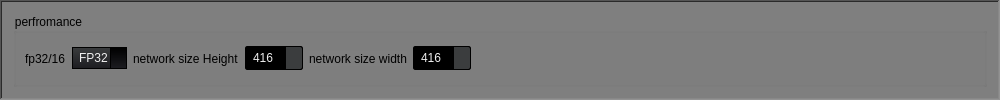
              <widget class="QFrame" name="frame_27">
               <property name="sizePolicy">
                <sizepolicy hsizetype="Preferred" vsizetype="Preferred">
                 <horstretch>0</horstretch>
                 <verstretch>0</verstretch>
                </sizepolicy>
               </property>
               <property name="minimumSize">
                <size>
                 <width>1000</width>
                 <height>0</height>
                </size>
               </property>
               <property name="maximumSize">
                <size>
                 <width>16777215</width>
                 <height>1677777</height>
                </size>
               </property>
               <property name="styleSheet">
                <string notr="true">background-color: rgb(127, 127, 127);
</string>
               </property>
               <property name="frameShape">
                <enum>QFrame::WinPanel</enum>
               </property>
               <property name="frameShadow">
                <enum>QFrame::Sunken</enum>
               </property>
               <layout class="QHBoxLayout" name="horizontalLayout_10">
                <item>
                 <widget class="QGroupBox" name="groupBox_14">
                  <property name="cursor">
                   <cursorShape>ArrowCursor</cursorShape>
                  </property>
                  <property name="title">
                   <string>perfromance</string>
                  </property>
                  <layout class="QHBoxLayout" name="horizontalLayout_6">
                   <item>
                    <widget class="QLabel" name="label_218">
                     <property name="maximumSize">
                      <size>
                       <width>16777215</width>
                       <height>15</height>
                      </size>
                     </property>
                     <property name="text">
                      <string>fp32/16</string>
                     </property>
                    </widget>
                   </item>
                   <item>
                    <widget class="QComboBox" name="fp_select_combobox">
                     <property name="sizePolicy">
                      <sizepolicy hsizetype="Fixed" vsizetype="Fixed">
                       <horstretch>0</horstretch>
                       <verstretch>0</verstretch>
                      </sizepolicy>
                     </property>
                     <property name="minimumSize">
                      <size>
                       <width>0</width>
                       <height>0</height>
                      </size>
                     </property>
                     <property name="styleSheet">
                      <string notr="true">				QComboBox
				{
					background-color: qlineargradient(spread:repeat, x1:1, y1:0, x2:1, y2:1, stop:0  rgb(59, 61, 62) /*bg_alt*/,stop:1 rgb(28, 28, 32) /*bg_prim*/);
					border: 1px solid #000;
					padding-left: 6px;
					color: rgb(238, 238, 238) /*txt*/;
					height: 20px;
				}
				QComboBox::disabled
				{
					background-color: #404040;
					color: #656565;
					border-color: rgb(0, 0, 0) /*bg_gen*/;
				}
				QComboBox:on
				{
					background-color: rgb(236, 157, 0) /*accent*/;
					color: rgb(28, 28, 28) /*txt_bg*/;
				}
				QComboBox QAbstractItemView
				{
					background-color: rgb(28, 28, 32) /*bg_prim*/;
					color: rgb(238, 238, 238) /*txt*/;
					border: 1px solid black;
					selection-background-color: rgb(236, 157, 0) /*accent*/;
					outline: 0;
				}
				QComboBox::drop-down
				{
					background-color: qlineargradient(spread:repeat, x1:1, y1:0, x2:1, y2:1, stop:0  rgb(0, 0, 0) /*bg_gen*/,stop:1 rgb(28, 28, 32) /*bg_prim*/);
					subcontrol-origin: padding;
					subcontrol-position: top right;
					width: 15px;
					border-left-width: 1px;
					border-left-color: black;
					border-left-style: solid; 
				}
				QComboBox::down-arrow
				{
					image: url(:/16x16/icons/16x16/down.gif);
					width: 8px;
					height: 8px;
				}</string>
                     </property>
                     <item>
                      <property name="text">
                       <string>FP32</string>
                      </property>
                     </item>
                     <item>
                      <property name="text">
                       <string>FP16</string>
                      </property>
                     </item>
                    </widget>
                   </item>
                   <item>
                    <widget class="QLabel" name="label_36">
                     <property name="maximumSize">
                      <size>
                       <width>16777215</width>
                       <height>15</height>
                      </size>
                     </property>
                     <property name="text">
                      <string>network size Height</string>
                     </property>
                    </widget>
                   </item>
                   <item>
                    <widget class="QSpinBox" name="network_height">
                     <property name="sizePolicy">
                      <sizepolicy hsizetype="Fixed" vsizetype="Fixed">
                       <horstretch>0</horstretch>
                       <verstretch>0</verstretch>
                      </sizepolicy>
                     </property>
                     <property name="maximumSize">
                      <size>
                       <width>16777215</width>
                       <height>16777215</height>
                      </size>
                     </property>
                     <property name="styleSheet">
                      <string notr="true">QSpinBox, QDoubleSpinBox, QDateTimeEdit {
    background-color: rgb(0, 0, 0) /*bg_gen*/;
    color: rgb(238, 238, 238) /*txt*/;
    border: 1px solid #000;
    padding: 3px;
    padding-left: 5px;
    border-radius: 2px;
}

QDoubleSpinBox::up-button, QSpinBox::up-button, QDateTimeEdit::up-button {
    border-top-right-radius: 2px;
    background-color: rgb(59, 61, 62) /*bg_alt*/;
    width: 16px;
    border-width: 1px;
}

QDoubleSpinBox::up-button:hover, QSpinBox::up-button:hover, QDateTimeEdit::up-button:hover {
    background-color: orange;
}

QDoubleSpinBox::up-button:pressed, QSpinBox::up-button:pressed, QDateTimeEdit::up-button:pressed {
    background-color: red;
}

QDoubleSpinBox::up-arrow, QSpinBox::up-arrow, QDateTimeEdit::up-arrow {
    image: url(:/16x16/icons/16x16/up.gif);
    width: 7px;
    height: 7px;
}

QDoubleSpinBox::down-button, QSpinBox::down-button, QDateTimeEdit::down-button {
    border-bottom-right-radius: 2px;
    background-color: rgb(59, 61, 62) /*bg_alt*/;
    width: 16px;
    border-width: 1px;
}

QDoubleSpinBox::down-button:hover, QSpinBox::down-button:hover, QDateTimeEdit::down-button:hover {
    background-color: orange;
}

QDoubleSpinBox::down-button:pressed, QSpinBox::down-button:pressed, QDateTimeEdit::down-button:pressed {
    background-color: red;
}

QDoubleSpinBox::down-arrow, QSpinBox::down-arrow, QDateTimeEdit::down-arrow {
    image: url(:/16x16/icons/16x16/down.gif);
    width: 7px;
    height: 7px;
}</string>
                     </property>
                     <property name="minimum">
                      <number>32</number>
                     </property>
                     <property name="maximum">
                      <number>5000</number>
                     </property>
                     <property name="singleStep">
                      <number>32</number>
                     </property>
                     <property name="value">
                      <number>416</number>
                     </property>
                    </widget>
                   </item>
                   <item>
                    <widget class="QLabel" name="label_37">
                     <property name="sizePolicy">
                      <sizepolicy hsizetype="Fixed" vsizetype="Fixed">
                       <horstretch>0</horstretch>
                       <verstretch>0</verstretch>
                      </sizepolicy>
                     </property>
                     <property name="maximumSize">
                      <size>
                       <width>16777215</width>
                       <height>15</height>
                      </size>
                     </property>
                     <property name="text">
                      <string>network size width</string>
                     </property>
                    </widget>
                   </item>
                   <item>
                    <widget class="QSpinBox" name="network_width">
                     <property name="sizePolicy">
                      <sizepolicy hsizetype="Fixed" vsizetype="Fixed">
                       <horstretch>0</horstretch>
                       <verstretch>0</verstretch>
                      </sizepolicy>
                     </property>
                     <property name="maximumSize">
                      <size>
                       <width>16777215</width>
                       <height>16777215</height>
                      </size>
                     </property>
                     <property name="baseSize">
                      <size>
                       <width>416</width>
                       <height>416</height>
                      </size>
                     </property>
                     <property name="styleSheet">
                      <string notr="true">QSpinBox, QDoubleSpinBox, QDateTimeEdit {
    background-color: rgb(0, 0, 0) /*bg_gen*/;
    color: rgb(238, 238, 238) /*txt*/;
    border: 1px solid #000;
    padding: 3px;
    padding-left: 5px;
    border-radius: 2px;
}

QDoubleSpinBox::up-button, QSpinBox::up-button, QDateTimeEdit::up-button {
    border-top-right-radius: 2px;
    background-color: rgb(59, 61, 62) /*bg_alt*/;
    width: 16px;
    border-width: 1px;
}

QDoubleSpinBox::up-button:hover, QSpinBox::up-button:hover, QDateTimeEdit::up-button:hover {
    background-color: orange;
}

QDoubleSpinBox::up-button:pressed, QSpinBox::up-button:pressed, QDateTimeEdit::up-button:pressed {
    background-color: red;
}

QDoubleSpinBox::up-arrow, QSpinBox::up-arrow, QDateTimeEdit::up-arrow {
    image: url(:/16x16/icons/16x16/up.gif);
    width: 7px;
    height: 7px;
}

QDoubleSpinBox::down-button, QSpinBox::down-button, QDateTimeEdit::down-button {
    border-bottom-right-radius: 2px;
    background-color: rgb(59, 61, 62) /*bg_alt*/;
    width: 16px;
    border-width: 1px;
}

QDoubleSpinBox::down-button:hover, QSpinBox::down-button:hover, QDateTimeEdit::down-button:hover {
    background-color: orange;
}

QDoubleSpinBox::down-button:pressed, QSpinBox::down-button:pressed, QDateTimeEdit::down-button:pressed {
    background-color: red;
}

QDoubleSpinBox::down-arrow, QSpinBox::down-arrow, QDateTimeEdit::down-arrow {
    image: url(:/16x16/icons/16x16/down.gif);
    width: 7px;
    height: 7px;
}</string>
                     </property>
                     <property name="minimum">
                      <number>32</number>
                     </property>
                     <property name="maximum">
                      <number>5000</number>
                     </property>
                     <property name="singleStep">
                      <number>32</number>
                     </property>
                     <property name="value">
                      <number>416</number>
                     </property>
                    </widget>
                   </item>
                   <item>
                    <spacer name="horizontalSpacer_3">
                     <property name="orientation">
                      <enum>Qt::Horizontal</enum>
                     </property>
                     <property name="sizeHint" stdset="0">
                      <size>
                       <width>40</width>
                       <height>20</height>
                      </size>
                     </property>
                    </spacer>
                   </item>
                  </layout>
                 </widget>
                </item>
               </layout>
              </widget>
